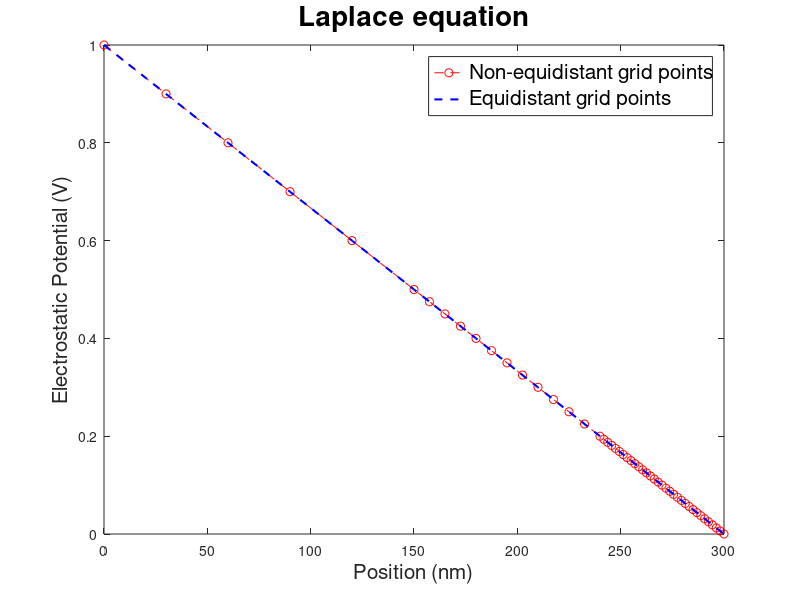

The MATLAB source for this figure:
% due to : 2022.03.08 (Thu) / HW1

% 1D Laplace equation (non-equidistant grid points)

N=31;       % initial node number
L=300;      % Length

interface1=150;      % Dense
interface2=240;

DFactor = 4;    % dense factor

dx1=3*L/(N-1);
dx2=dx1/DFactor;
dx3=dx2/DFactor;

N1=interface1/dx1;   % Total Node number of Region1
N2=(interface2-interface1)/dx2;     % Total Node number of Region1
N3=(L-interface2)/dx3;      % Total Node number of Region1

Nt=N1+N2+N3+1;        %Total Node Number

A=sparse(Nt,Nt);
b=zeros(Nt,1);

% Dirichlet Boundary condition
A(1,1)=1;
b(1,1)=1;

A(Nt,Nt)=1;

for ii=2:Nt-1

    if (ii-1) < N1
        A(ii,ii-1)=(1/dx1);
        A(ii,ii)=(-2/dx1);
        A(ii,ii+1)=(1/dx1);
        
    elseif (ii-1) == N1
        A(ii,ii-1)=(1/dx1);
        A(ii,ii)=-(1/dx1)-(1/dx2);
        A(ii,ii+1)=(1/dx2);
        
    elseif N1 < ii-1 && ii-1 < N1+N2
        A(ii,ii-1)=(1/dx2);
        A(ii,ii)=(-2/dx2);
        A(ii,ii+1)=(1/dx2);

    elseif ii-1 == N1+N2
        A(ii,ii-1)=(1/dx2);
        A(ii,ii)=-(1/dx2)-(1/dx3);
        A(ii,ii+1)=(1/dx3);

    else    % Region3
        A(ii,ii-1)=(1/dx3);
        A(ii,ii)=(-2/dx3);
        A(ii,ii+1)=(1/dx3);
    end
end

Phi = A\b;

% Indexing

X=zeros(Nt,1);
X(1,1)=0;
X(Nt,1)=L;

for jj=2:Nt-1
    
    if jj <= N1+1
        X(jj,1)= dx1*(jj-1);
    end
    
    if N1+1 < jj && jj <= N1+N2+1
        X(jj,1)= interface1+dx2*(jj-(N1+1));
    end
    
    if N1+N2+1 < jj
        X(jj,1)= interface2+dx3*(jj-(N1+N2+1));
    end
end


%%%%%%% Uniform mesh %%%%%%%%

dx=L/(N-1);
J=sparse(N,N);
r=zeros(N,1);

J(1,1)=1;
r(1,1)=1;

J(N,N)=1;

for ii=2:N-1        
        J(ii,ii-1)=1;
        J(ii,ii)=(-2);
        J(ii,ii+1)=(1);
end

Phi_Uni = J\r;

plot(X,Phi,'r--o', 0:10:300, Phi_Uni,'b--','LineWidth',1.5)
title('Laplace equation','FontSize',20)
xlabel('Position (nm)','FontSize',15)
ylabel('Electrostatic Potential (V)','FontSize',15)

legend('Non-equidistant grid points','Equidistant grid points','FontSize',15)